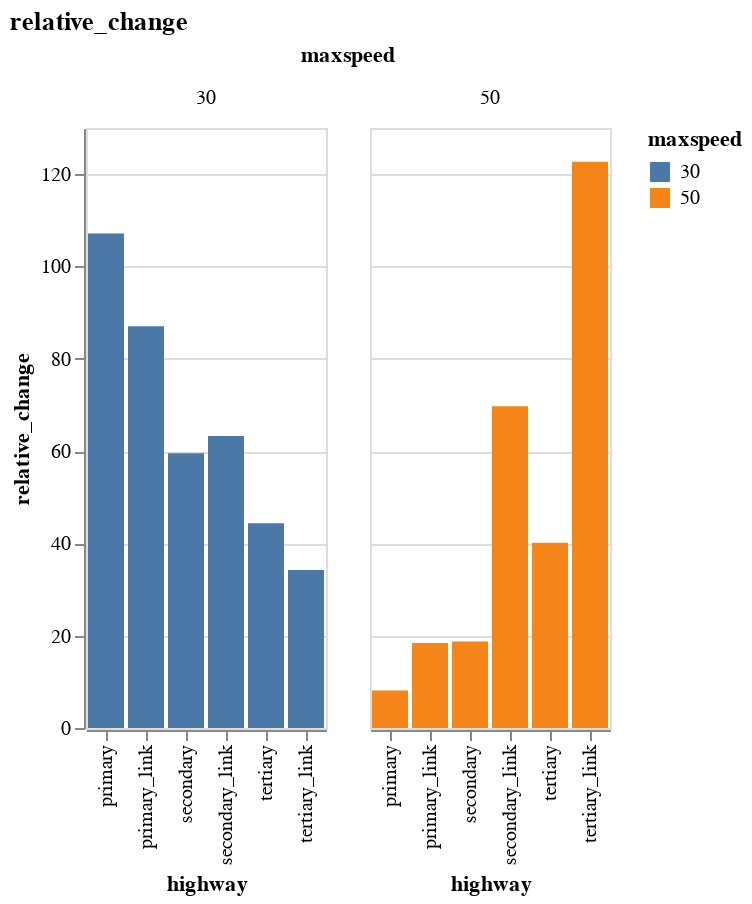

Notebook cell for this chart:
### Code cell
source = df_pivot

alt.Chart(source, title="relative_change").mark_bar().encode(
    x='highway',
    y='relative_change',
    color='maxspeed',
    facet="maxspeed"
)

### Figure 1 — Vega-Lite specification as saved in the notebook (floating-point values rounded to 4 significant figures)
{"config": {"view": {"continuousWidth": 300, "continuousHeight": 300}}, "data": {"name": "data-d3360c77ae983ce84e4f38509c0ca2c2"}, "mark": {"type": "bar"}, "encoding": {"color": {"field": "maxspeed", "type": "nominal"}, "facet": {"field": "maxspeed", "type": "nominal"}, "x": {"field": "highway", "type": "nominal"}, "y": {"field": "relative_change", "type": "quantitative"}}, "title": "relative_change", "$schema": "https://vega.github.io/schema/vega-lite/v5.20.1.json", "datasets": {"data-d3360c77ae983ce84e4f38509c0ca2c2": [{"highway": "primary", "maxspeed": "30", "2017": 195.2, "2024": 404.4, "relative_change": 107.1, "absolute_change": 209.2}, {"highway": "primary", "maxspeed": "50", "2017": 8523.0, "2024": 9218.0, "relative_change": 8.152, "absolute_change": 694.8}, {"highway": "primary_link", "maxspeed": "30", "2017": 5.787, "2024": 10.82, "relative_change": 87.03, "absolute_change": 5.036}, {"highway": "primary_link", "maxspeed": "50", "2017": 216.9, "2024": 256.8, "relative_change": 18.43, "absolute_change": 39.98}, {"highway": "secondary", "maxspeed": "30", "2017": 1093.0, "2024": 1745.0, "relative_change": 59.55, "absolute_change": 651.2}, {"highway": "secondary", "maxspeed": "50", "2017": 22630.0, "2024": 26870.0, "relative_change": 18.71, "absolute_change": 4236.0}, {"highway": "secondary_link", "maxspeed": "30", "2017": 6.486, "2024": 10.59, "relative_change": 63.25, "absolute_change": 4.102}, {"highway": "secondary_link", "maxspeed": "50", "2017": 126.5, "2024": 214.6, "relative_change": 69.74, "absolute_change": 88.19}, {"highway": "tertiary", "maxspeed": "30", "2017": 2945.0, "2024": 4252.0, "relative_change": 44.39, "absolute_change": 1307.0}, {"highway": "tertiary", "maxspeed": "50", "2017": 18270.0, "2024": 25600.0, "relative_change": 40.12, "absolute_change": 7332.0}, {"highway": "tertiary_link", "maxspeed": "30", "2017": 4.48, "2024": 6.014, "relative_change": 34.23, "absolute_change": 1.534}, {"highway": "tertiary_link", "maxspeed": "50", "2017": 43.03, "2024": 95.83, "relative_change": 122.7, "absolute_change": 52.8}]}}
